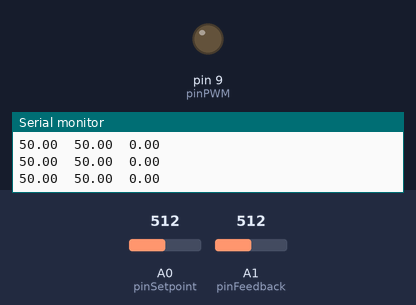
Simulated run of this sketch. Board: Arduino Uno, built with avr-gcc and run on an emulated ATmega328P. Parts: output pins drawn as LEDs (lit = HIGH), the last lines printed to the serial monitor. Inputs (shaded band) come from the test bench; at power-on: A0 (pinSetpoint) = 512, A1 (pinFeedback) = 512.

Above: at 1.2 s.
1.3 s: A0 (pinSetpoint) set to 522
At 1.47 s:
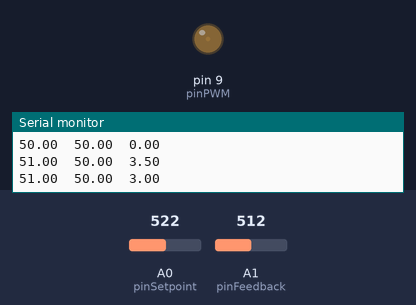
4.3 s: A1 (pinFeedback) set to 306
6.1 s: A0 (pinSetpoint) set to 122
At 6.86 s:
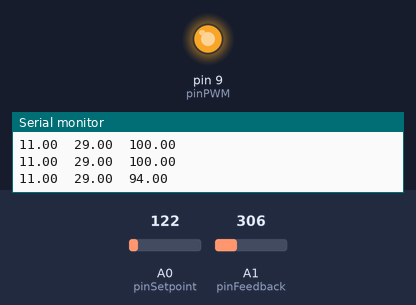
At 7.27 s:
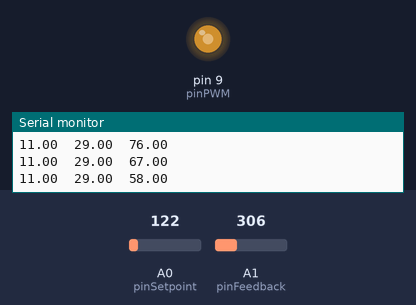
9.1 s: A1 (pinFeedback) set to 78
12.1 s: A1 (pinFeedback) set to 67
At 13.16 s:
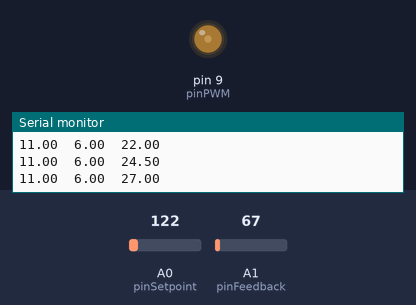
15.1 s: A1 (pinFeedback) set to 122
Timing chart, 0 to 18.1 s (numbered marks = the images above; inputs shaded):
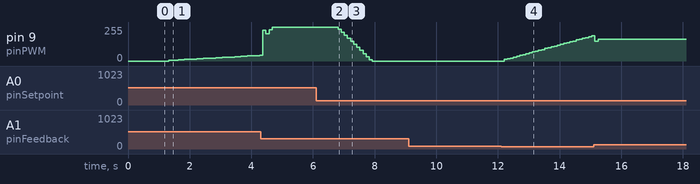

Measured:
- the behaviour switches between 72 and 71 on A1 (pinFeedback) (found by bisection; images 3 and 4)
- after the input at 1.3 s, pin 9 (pinPWM): moves from 0/255 to 43/255 over 2.9 s, starting at once
- after the input at 6.1 s, pin 9 (pinPWM): moves from 255/255 to 0/255 over 1.1 s, starting after 0.71 s

The sketch:

pid.ino
```cpp
// Pines
const int pinSetpoint = A0;  // Entrada de referencia
const int pinFeedback = A1;  // Entrada de retroalimentación
const int pinPWM = 9;        // Salida PWM

// Variables PID
double setpoint = 0;     // Valor de referencia (0-100)
double feedback = 0;     // Valor real medido (0-100)
double output = 0;       // Salida PID (0-100)

// Parámetros PID (ajustables)
double Kp = 2.0;  // Ganancia proporcional
double Ki = 0.5;  // Ganancia integral
double Kd = 1.0;  // Ganancia derivativa

// Variables para el cálculo PID
double errorAnterior = 0;
double integral = 0;

void setup() {
  pinMode(pinPWM, OUTPUT);      // Configurar pin PWM como salida
  Serial.begin(9600);           // Comunicación serial para monitoreo
}

void loop() {
  // Leer entradas analógicas y normalizar (0-1023 → 0-100)
  setpoint = map(analogRead(pinSetpoint), 0, 1023, 0, 100);
  feedback = map(analogRead(pinFeedback), 0, 1023, 0, 100);

  // Calcular error
  double error = setpoint - feedback;

  // Integración del error
  integral += error;

  // Derivada del error
  double derivada = error - errorAnterior;

  // Cálculo del PID
  output = (Kp * error) + (Ki * integral) + (Kd * derivada);

  // Limitar la salida entre 0% y 100%
  output = constrain(output, 0, 100);

  // Convertir la salida (0-100) al rango PWM (0-255)
  int pwmOutput = map(output, 0, 100, 0, 255);
  analogWrite(pinPWM, pwmOutput);

  // Guardar error para el siguiente ciclo
  errorAnterior = error;

  // **Formato para el Plotter Serial**
 Serial.print(setpoint);
  Serial.print("\t");
  Serial.print(feedback);
  Serial.print("\t");
  Serial.println(output);

  delay(100);  // Pequeña pausa para estabilidad
}
```
